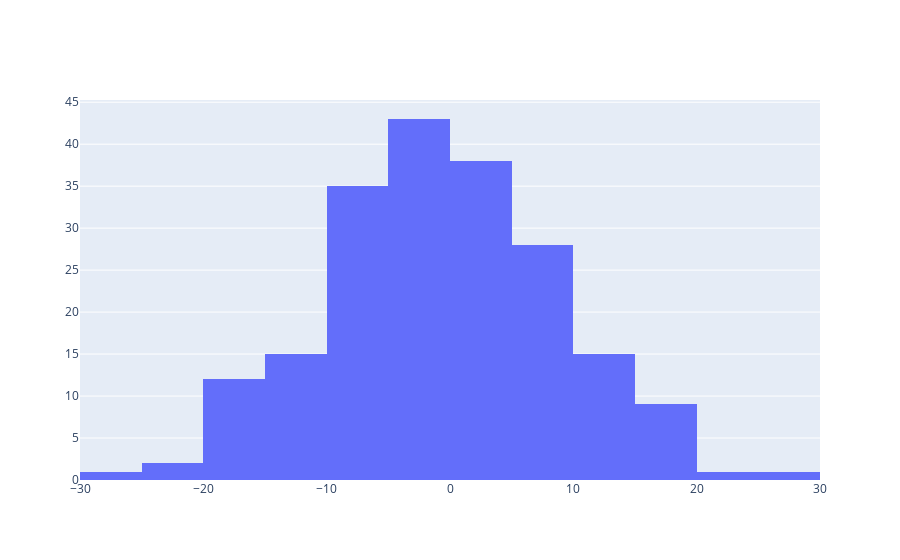

Write notebook code for a chart like this one.
### Code cell
trace = go.Histogram(
    x=residuals
)

iplot([trace], filename='normality-histogram')

### Figure 1 — Plotly figure (JSON) as saved in the notebook; plotly's stock layout.template omitted (floating-point values rounded to 4 significant figures; data arrays with more than 128 entries replaced by an {"elided": "..."} marker saying what was removed)
{"data": [{"type": "histogram", "x": {"elided": "200 float values"}}], "layout": {}}
